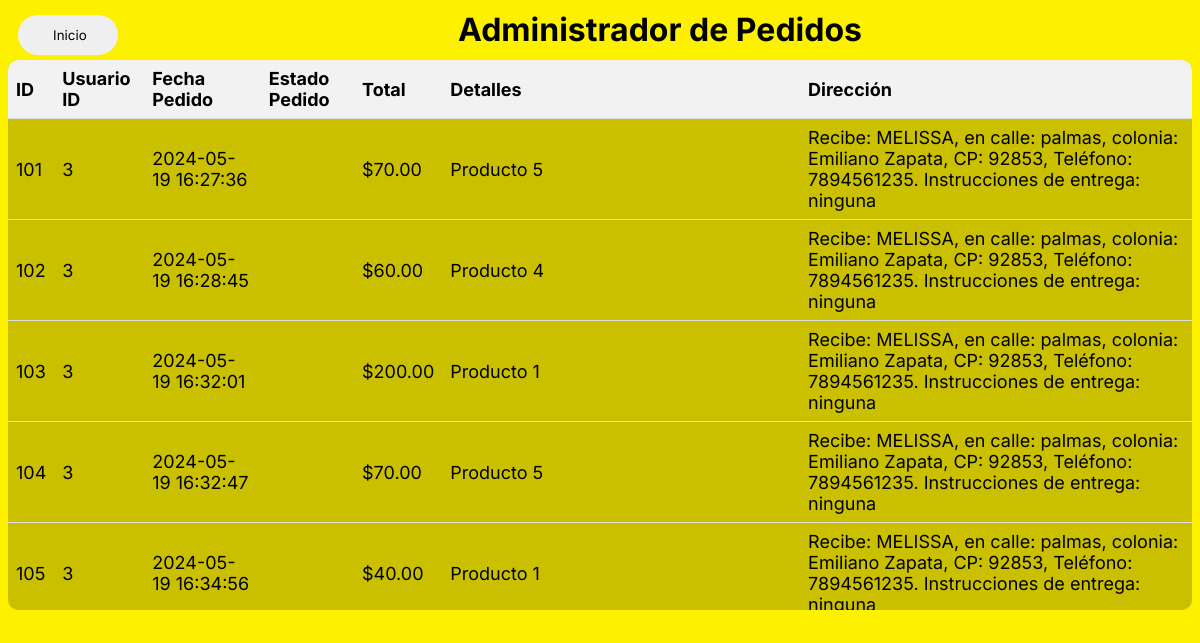
Page /Admin/adminPedidos.php on the committed database.
### tables this page shows
CREATE TABLE `pedidos` (
  `id` int(11) NOT NULL,
  `usuario_id` int(11) DEFAULT NULL,
  `fecha_pedido` timestamp NOT NULL DEFAULT current_timestamp(),
  `estado_pedido` enum('pendiente','en_proceso','completado') DEFAULT 'pendiente',
  `total` decimal(10,2) NOT NULL,
  `direccion` varchar(255) DEFAULT NULL,
  `detalles` text DEFAULT NULL
);

### Admin/adminPedidos.php (the view, shortened to what this page needs)
<!DOCTYPE html>
<link rel="stylesheet" href="https://cdn.jsdelivr.net/npm/bootstrap-icons@1.11.3/font/bootstrap-icons.min.css">
<link rel="stylesheet" href="https://cdnjs.cloudflare.com/ajax/libs/font-awesome/5.15.4/css/all.min.css">
<link href="styleAdmin.css" rel="stylesheet" type="text/css">
<head>
</head>
<body>
    <button type="button" name="" class="btnInicio" id="aggProducto" onClick="window.location.href='admin.php'">
                Inicio
            </button>
    <h1>Administrador de Pedidos</h1>
<div class="containerTabla">
<table>
<thead>
        <tr>
            <th>ID</th>
            <th>Usuario ID</th>
            <th>Fecha Pedido</th>
            <th>Estado Pedido</th>
            <th>Total</th>
            <th>Detalles</th>
            <th>Dirección</th>
        </tr>
    </thead>
    <tbody>
        <?php
require_once('../login_Signup/conexion.php');
        $query = $connection->prepare("SELECT * FROM pedidos");
        $query->execute();
        $pedidos = $query->fetchAll(PDO::FETCH_ASSOC);
        foreach ($pedidos as $pedido) { ?>
            <tr>
                <td class="textLocation"><?php echo $pedido['id']; ?> </td>
                <td class="textLocation"><?php echo $pedido['usuario_id']; ?> </td>
                <td class="textLocation"><?php echo $pedido['fecha_pedido']; ?> </td>
                <td class="textLocation"><?php echo $pedido['estado_pedido']; ?> </td>
                <td class="textLocation">$<?php echo $pedido['total']; ?> </td>
                <td class="textLocation"><?php echo $pedido['detalles']; ?> </td>
                <td class="textLocation"><?php echo $pedido['direccion']; ?> </td>
            </tr>
        <?php
        }
        ?>
    </tbody>
</table>
</div>
</body>
</html>

### Admin/styleAdmin.css (style rules this page uses)
* { background-color: blueviolets; text-align: center; }
body { margin-top: 10px; justify-content: center; align-items: center; background: #fdf100; background-repeat: no-repeat; }
h1 { margin-top: 10px; font-family: "Inter", sans-serif; font-optical-sizing: auto; font-weight: weight; font-style: normal; font-variation-settings: "slnt" 0; color:black; }

### Admin/adminPedidos.php (style rules this page uses)
body { background: #fdf100; }
.containerTabla { border-radius: 10px; background:rgba(0,0,0,0.20); overflow-y: auto; margin:auto ; position: relative; float:left; width: auto; bottom:10px; height: 550px; }
table { width: 100%; border-collapse: collapse; font-family: "Inter", sans-serif; font-optical-sizing: auto; font-weight: weight; font-style: normal; font-variation-settings: "slnt" 0; font-size: large; text-align: center; }
thead { position: sticky; top: 0; }
th, td { padding: 8px; border-bottom: 1px solid #ddd; text-align: left; }
th { background-color: #f2f2f2; }
.btnInicio { margin: 10px; margin-top:5px; float:left; position: relative; font-family: "Inter", sans-serif; width: 100px; height: 40px; border-radius: 50px; border: 1px solid #00000000; }

### rows in the picture
pedidos: id "101", usuario "3", fecha_pedido "2024-05-19 16:27:36", total "70.00", detalles "Producto 5", direccion "Recibe: MELISSA, en calle: palmas, colonia: Emiliano Zapata, CP: 92853, Teléfono: 7894561235. Instrucciones de entrega: ninguna"
pedidos: id "102", usuario "3", fecha_pedido "2024-05-19 16:28:45", total "60.00", detalles "Producto 4", direccion "Recibe: MELISSA, en calle: palmas, colonia: Emiliano Zapata, CP: 92853, Teléfono: 7894561235. Instrucciones de entrega: ninguna"
pedidos: id "103", usuario "3", fecha_pedido "2024-05-19 16:32:01", total "200.00", detalles "Producto 1", direccion "Recibe: MELISSA, en calle: palmas, colonia: Emiliano Zapata, CP: 92853, Teléfono: 7894561235. Instrucciones de entrega: ninguna"
pedidos: id "104", usuario "3", fecha_pedido "2024-05-19 16:32:47", total "70.00", detalles "Producto 5", direccion "Recibe: MELISSA, en calle: palmas, colonia: Emiliano Zapata, CP: 92853, Teléfono: 7894561235. Instrucciones de entrega: ninguna"
pedidos: id "105", usuario "3", fecha_pedido "2024-05-19 16:34:56", total "40.00", detalles "Producto 1", direccion "Recibe: MELISSA, en calle: palmas, colonia: Emiliano Zapata, CP: 92853, Teléfono: 7894561235. Instrucciones de entrega: ninguna"
